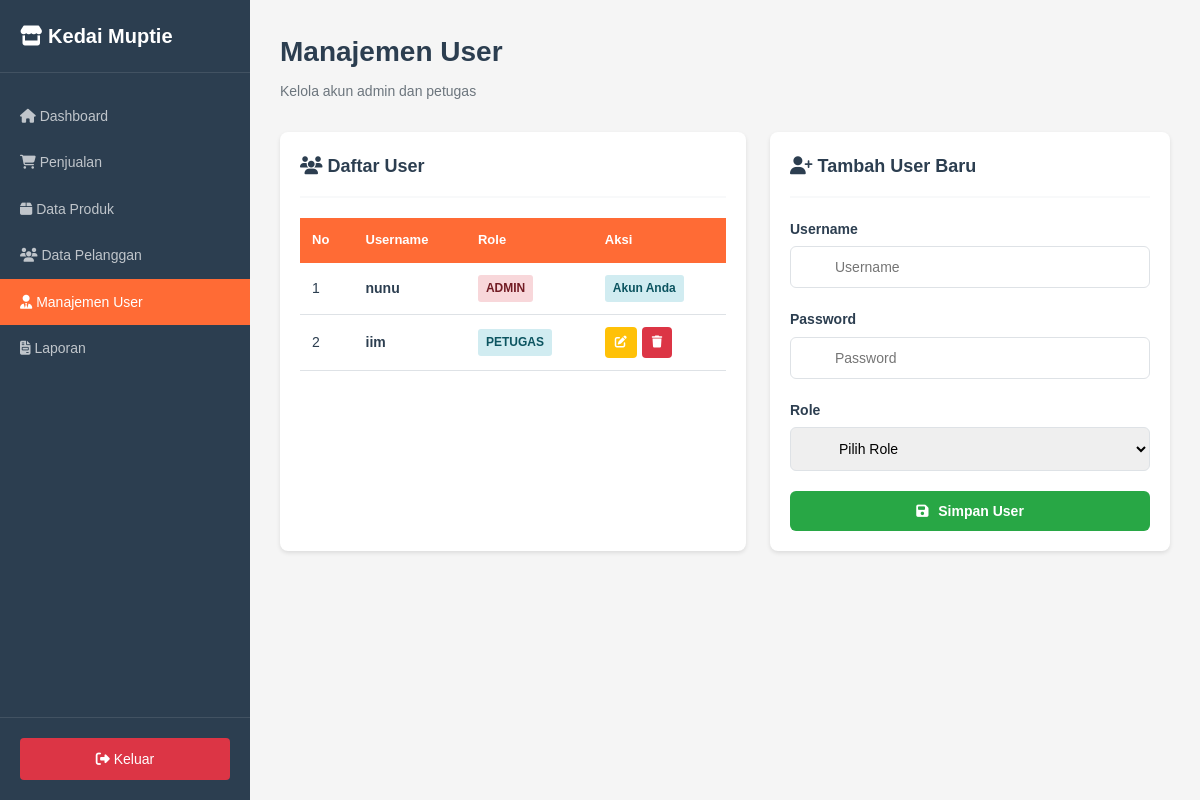
The page /kedaimupti/admin/petugas/index.php (signed in) on the database its author committed.
### tables this page shows
CREATE TABLE `user` (
  `UserID` int(11) NOT NULL,
  `Username` varchar(255) NOT NULL,
  `Password` varchar(255) NOT NULL,
  `Role` enum('admin','petugas') NOT NULL
);

### kedaimupti/admin/petugas/index.php (the view, shortened to what this page needs)
<?php
require_once '../../config/database.php';
$users = mysqli_query($conn, "SELECT * FROM user ORDER BY Role, Username");
?>
<!DOCTYPE html>
<html lang="id">
<head>
    <link rel="stylesheet" href="../../assets/css/style.css">
    <link rel="stylesheet" href="https://cdnjs.cloudflare.com/ajax/libs/font-awesome/6.4.0/css/all.min.css">
</head>
<body>
    <div class="dashboard-wrapper">
        <aside class="sidebar">
            <div class="sidebar-header">
                <div class="sidebar-brand">
                    <i class="fas fa-store"></i>
                    <span>Kedai Muptie</span>
                </div>
            </div>
            <nav class="sidebar-menu">
                <a href="/kedaimupti/admin/dashboard/" class="menu-item">
                    <i class="fas fa-home"></i>
                    <span>Dashboard</span>
                </a>
                <a href="/kedaimupti/admin/penjualan/" class="menu-item">
                    <i class="fas fa-shopping-cart"></i>
                    <span>Penjualan</span>
                </a>
                <a href="/kedaimupti/admin/produk/" class="menu-item">
                    <i class="fas fa-box"></i>
                    <span>Data Produk</span>
                </a>
                <a href="/kedaimupti/admin/pelanggan/" class="menu-item">
                    <i class="fas fa-users"></i>
                    <span>Data Pelanggan</span>
                </a>
                <a href="/kedaimupti/admin/petugas/" class="menu-item active">
                    <i class="fas fa-user-tie"></i>
                    <span>Manajemen User</span>
                </a>
                <a href="/kedaimupti/admin/laporan/" class="menu-item">
                    <i class="fas fa-file-invoice"></i>
                    <span>Laporan</span>
                </a>
            </nav>
            <div class="sidebar-footer">
                <a href="/kedaimupti/auth/logout.php" class="logout-btn">
                    <i class="fas fa-sign-out-alt"></i>
                    <span>Keluar</span>
                </a>
            </div>
        </aside>
        <main class="main-content">
            <div class="content-header">
                <h1 class="page-title">Manajemen User</h1>
                <p class="page-subtitle">Kelola akun admin dan petugas</p>
            </div>
            <div style="display: grid; grid-template-columns: 1fr 400px; gap: 24px;">
                <div class="content-card">
                    <div class="card-header">
                        <h3 class="card-title">
                            <i class="fas fa-users"></i>
                            Daftar User
                        </h3>
                    </div>
                    <div class="table-responsive">
                        <table>
                            <thead>
                                <tr>
                                    <th>No</th>
                                    <th>Username</th>
                                    <th>Role</th>
                                    <th>Aksi</th>
                                </tr>
                            </thead>
                            <tbody>
                                <?php
                                $no = 1;
                                while ($user = mysqli_fetch_assoc($users)):
                                    $badge_class = $user['Role'] == 'admin' ? 'badge-danger' : 'badge-primary';
                                ?>
                                <tr>
                                    <td><?= $no++ ?></td>
                                    <td><strong><?= $user['Username'] ?></strong></td>
                                    <td>
                                        <span class="badge <?= $badge_class ?>">
                                            <?= strtoupper($user['Role']) ?>
                                        </span>
                                    </td>
                                    <td>
                                        <?php if ($user['UserID'] != $_SESSION['user_id']): ?>
                                        <div class="action-btns">
                                            <a href="edit.php?id=<?= $user['UserID'] ?>"
                                               class="btn-icon btn-warning" title="Edit">
                                                <i class="fas fa-edit"></i>
                                            </a>
                                            <a href="?delete=<?= $user['UserID'] ?>"
                                               class="btn-icon btn-danger" title="Hapus"
                                               onclick="return confirm('Yakin ingin menghapus user ini?')">
                                                <i class="fas fa-trash"></i>
                                            </a>
                                        </div>
                                        <?php else: ?>
                                        <span class="badge badge-primary">Akun Anda</span>
                                        <?php endif; ?>
                                    </td>
                                </tr>
                                <?php endwhile; ?>
                            </tbody>
                        </table>
                    </div>
                </div>
                <div class="content-card">
                    <div class="card-header">
                        <h3 class="card-title">
                            <i class="fas fa-user-plus"></i>
                            Tambah User Baru
                        </h3>
                    </div>
                    <form method="POST" action="">
                        <div class="form-group">
                            <label class="form-label">Username</label>
                            <input type="text" name="username" class="form-control" placeholder="Username" required>
                        </div>
                        <div class="form-group">
                            <label class="form-label">Password</label>
                            <input type="password" name="password" class="form-control" placeholder="Password" required>
                        </div>
                        <div class="form-group">
                            <label class="form-label">Role</label>
                            <select name="role" class="form-control" required>
                                <option value="">Pilih Role</option>
                            </select>
                        </div>
                        <button type="submit" class="btn btn-success" style="width: 100%;">
                            <i class="fas fa-save"></i> Simpan User
                        </button>
                    </form>
                </div>
            </div>
        </main>
    </div>
</body>
</html>

### kedaimupti/assets/css/style.css (style rules this page uses)
* { margin: 0; padding: 0; box-sizing: border-box; }
:root { --primary: #ff6b35; --primary-dark: #e85a2a; --secondary: #28a745; --secondary-dark: #218838; --danger: #dc3545; --warning: #ffc107; --info: #17a2b8; --dark: #2c3e50; --light: #f8f9fa; --white: #ffffff; --gray: #6c757d; --border: #dee2e6; }
body { font-family: Arial, sans-serif; background: #f5f5f5; min-height: 100vh; color: var(--dark); line-height: 1.6; }
.form-group { margin-bottom: 20px; }
.form-label { display: block; font-weight: bold; margin-bottom: 6px; color: var(--dark); font-size: 14px; }
.form-control, select, textarea { width: 100%; padding: 12px 16px 12px 44px; border: 1px solid var(--border); border-radius: 6px; font-size: 14px; font-family: inherit; }
select, textarea { padding-left: 16px; }
.btn { padding: 12px 20px; border: none; border-radius: 6px; font-size: 14px; font-weight: bold; cursor: pointer; font-family: inherit; text-decoration: none; display: inline-block; text-align: center; }
.btn i { margin-right: 6px; }
.btn-success { background: var(--secondary); color: var(--white); }
.btn-danger { background: var(--danger); color: var(--white); }
.btn-warning { background: var(--warning); color: var(--dark); }
.btn-icon { padding: 6px 10px; border-radius: 4px; border: none; cursor: pointer; font-size: 12px; color: white; }
.dashboard-wrapper { display: flex; min-height: 100vh; height: 100vh; }
.sidebar { width: 250px; background: var(--dark); color: white; position: fixed; height: 100vh; overflow-y: auto; }
.sidebar-header { padding: 20px; border-bottom: 1px solid rgba(255,255,255,0.1); }
.sidebar-brand { font-size: 20px; font-weight: bold; color: white; }
.sidebar-menu { padding: 20px 0; }
.menu-item { display: block; padding: 12px 20px; color: rgba(255,255,255,0.7); text-decoration: none; font-size: 14px; }
.menu-item.active { background: var(--primary); color: white; }
.sidebar-footer { position: absolute; bottom: 0; width: 100%; padding: 20px; border-top: 1px solid rgba(255,255,255,0.1); }
.logout-btn { display: block; padding: 10px; background: var(--danger); color: white; text-align: center; text-decoration: none; border-radius: 4px; font-size: 14px; }
.main-content { margin-left: 250px; flex: 1; padding: 30px; background: #f5f5f5; min-height: 100vh; }
.content-header { margin-bottom: 30px; }
.page-title { font-size: 28px; color: var(--dark); margin-bottom: 5px; }
.page-subtitle { color: var(--gray); font-size: 14px; }
.content-card { background: white; border-radius: 8px; padding: 20px; box-shadow: 0 2px 4px rgba(0,0,0,0.1); margin-bottom: 20px; }
.card-header { display: flex; justify-content: space-between; align-items: center; margin-bottom: 20px; padding-bottom: 15px; border-bottom: 2px solid var(--light); }
.card-title { font-size: 18px; font-weight: bold; color: var(--dark); }
.table-responsive { overflow-x: auto; }
table { width: 100%; border-collapse: collapse; }
thead { background: var(--primary); color: white; }
thead th { padding: 12px; text-align: left; font-size: 13px; font-weight: bold; }
tbody tr { border-bottom: 1px solid var(--border); }
tbody td { padding: 12px; font-size: 14px; }
.badge { display: inline-block; padding: 4px 8px; border-radius: 3px; font-size: 12px; font-weight: bold; }
.badge-danger { background: #f8d7da; color: #721c24; }
.badge-primary { background: #d1ecf1; color: #0c5460; }
.action-btns { display: flex; gap: 5px; }

### rows shown on the page
user: Username "nunu", Role "ADMIN", shows "Akun Anda"
user: Username "iim", Role "PETUGAS"
